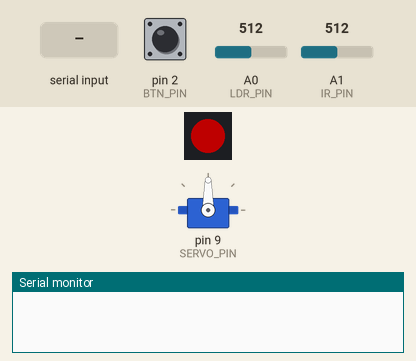
Bench run of a sketch on a simulated Arduino Uno, built with avr-gcc and run on an emulated ATmega328P. On the bench: servo, 1 RGB LEDs in strip order, left to right, the last lines printed to the serial monitor. The inputs (shaded band) are chosen by the test bench; at power-on: pin 2 (BTN_PIN) HIGH, A0 (LDR_PIN) = 512, A1 (IR_PIN) = 512. Dim RGB values are drawn brighter than linear.

Above: at 0.1 s.
At 3.1 s:
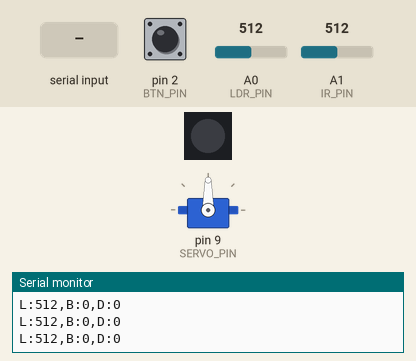
3.2 s: "S:\n" received over Serial
At 3.6 s:
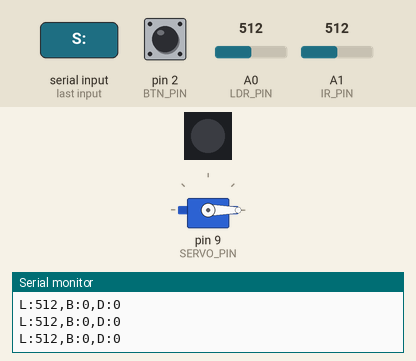
Timing chart, 0 to 6.2 s (numbered marks = the images above; inputs shaded):
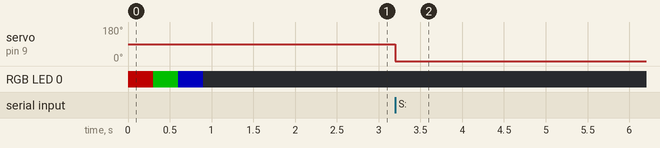

The sketch:

firmware.ino
```cpp
// Physical -> Web controller firmware (Elegoo Uno R3)
// Protocol (one message per line, 115200 baud):
//   OUT  "READY"          once, after boot
//   OUT  "L:<0-1023>,B:<0|1>,D:<cm>"  sensor snapshot ~30x/sec (D:0 = nothing in range)
//   IN   "S:<0-180>"      servo angle
//   IN   "C:<r>,<g>,<b>"  LED color (0-255 each)

#include <Servo.h>
#include <Adafruit_NeoPixel.h>

const int LDR_PIN = A0, BTN_PIN = 2, SERVO_PIN = 9, LED_PIN = 6;
const int IR_PIN = A1;                 // Sharp IR sensor (yellow wire)
// Which Sharp is fitted:
//   1 = GP2Y0D02YK0F (digital, ~80 cm on/off). Mine only swings 0.00 -> ~0.30 V, so we read it
//       with analogRead against a baseline measured at boot (see my field guide entry).
//   0 = GP2Y0A21YK0F (analog distance, 10-80 cm).
#define IR_DIGITAL 1
const int IR_NEAR_CM = 20;             // what a digital "detected" reports: inside the game's 10-50 cm window
int irBaseline = 0;

Servo servo;
Adafruit_NeoPixel led(1, LED_PIN, NEO_GRB + NEO_KHZ800);

char inbox[32];
byte len = 0;
unsigned long lastSend = 0;

void setup() {
  Serial.begin(115200);
  pinMode(BTN_PIN, INPUT_PULLUP);      // pressed = LOW
  servo.attach(SERVO_PIN);
  servo.write(90);                     // rest in the middle so twitches can go both ways
  led.begin();
  led.setBrightness(80);
  led.show();

  // Self-test: flash red, green, blue on boot so the LED proves itself
  uint32_t colors[] = { led.Color(255, 0, 0), led.Color(0, 255, 0), led.Color(0, 0, 255) };
  for (byte i = 0; i < 3; i++) {
    led.setPixelColor(0, colors[i]);
    led.show();
    delay(300);
  }
  led.clear();
  led.show();

#if IR_DIGITAL
  long sum = 0;                         // 1 s baseline: keep your hand away from the sensor while it boots
  for (int i = 0; i < 50; i++) { sum += analogRead(IR_PIN); delay(20); }
  irBaseline = sum / 50;
#endif

  Serial.println("READY");             // browser waits for this before sending
}

void loop() {
  // OUTGOING: sensor snapshot every 33 ms, no delay()
  if (millis() - lastSend >= 33) {
    lastSend = millis();
    int light = analogRead(LDR_PIN);
    bool pressed = digitalRead(BTN_PIN) == LOW;
    Serial.print("L:"); Serial.print(light);
    Serial.print(",B:"); Serial.print(pressed ? 1 : 0);
    Serial.print(",D:"); Serial.println(readCm());
  }

  // INCOMING: assemble a line byte by byte, act on '\n'
  while (Serial.available()) {
    char c = Serial.read();
    if (c == '\r') continue;
    if (c == '\n') {
      inbox[len] = '\0';
      handle(inbox);
      len = 0;
    } else if (len < sizeof(inbox) - 1) {
      inbox[len++] = c;
    }
  }
}

// Sharp GP2Y0A21: outputs an analog VOLTAGE that rises as things get closer
// (~3.1 V at 10 cm, ~0.4 V at 80 cm). The curve isn't linear, so we convert
// with the power-law fit from the datasheet graph. Averaging 5 reads tames noise.
// Valid range is 10-80 cm; closer than 10 cm the reading folds back (looks farther).
int readCm() {
#if IR_DIGITAL
  static byte agree = 0; static bool near = false;
  bool now = analogRead(IR_PIN) > irBaseline + 20;   // +20 counts ~ +0.1 V
  if (now != near) { if (++agree >= 3) { near = now; agree = 0; } } else agree = 0;   // 3 matching samples
  return near ? IR_NEAR_CM : 0;
#endif
  long sum = 0;
  for (byte i = 0; i < 5; i++) sum += analogRead(IR_PIN);
  float volts = (sum / 5.0) * 5.0 / 1023.0;
  if (volts < 0.4) return 0;               // nothing within ~80 cm
  int cm = 29.988 * pow(volts, -1.173);
  return constrain(cm, 10, 80);
}

void handle(const char* msg) {
  if (strncmp(msg, "S:", 2) == 0) {
    servo.write(constrain(atoi(msg + 2), 0, 180));
  } else if (strncmp(msg, "C:", 2) == 0) {
    int r, g, b;
    if (sscanf(msg + 2, "%d,%d,%d", &r, &g, &b) == 3) {
      led.setPixelColor(0, led.Color(constrain(r,0,255), constrain(g,0,255), constrain(b,0,255)));
      led.show();
    }
  }
}
```

Measured:
- after the input at 3.2 s, servo on pin 9 (SERVO_PIN): 90° → 0° at once
